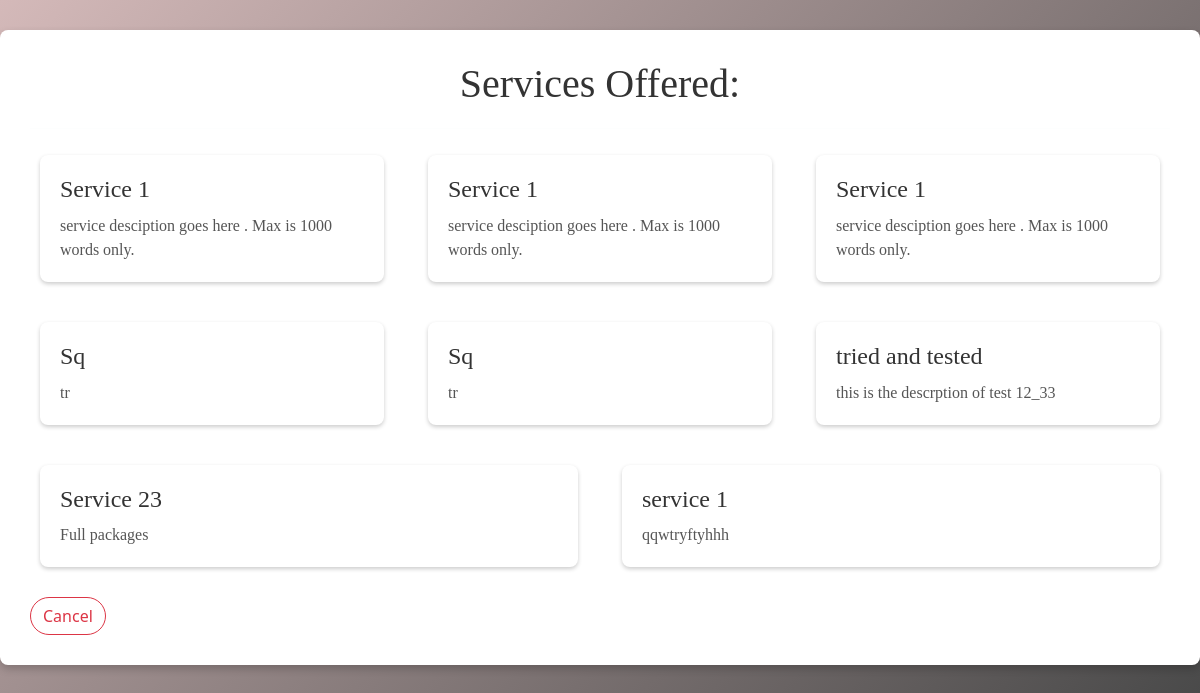
Page /Service/view_services on the earlier database version.
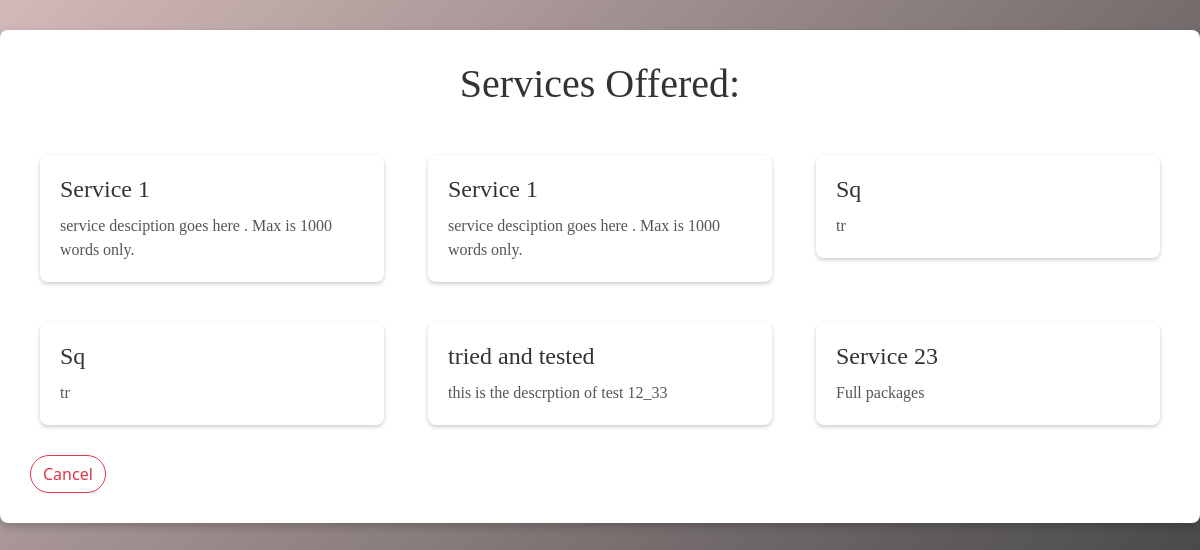
Same page on the later database version.
### app/quickstart/models.py (models this page shows, shortened)
class Services(models.Model):
    title=models.CharField(max_length=100,null=False)
    description=models.TextField(blank=True, null=False)
    consultant = models.ForeignKey(settings.AUTH_USER_MODEL, on_delete=models.CASCADE, related_name='Services')
    created_at = models.DateTimeField(auto_now_add=True)
    updated_at = models.DateTimeField(auto_now=True)

### app/quickstart/views.py (the view)
# urls.py: path('Service/view_services',view_services,name='view_services'),
def view_services(request):
    services = Services.objects.all()
    return render(request, 'Services/view_services.html', {'services': services})

### app/templates/Services/view_services.html (shortened to what this page needs)
<!DOCTYPE html>
<html lang="en">
<head>
    {% load bootstrap5 %}
    {% load static %}
    {% bootstrap_css %}
</head>
<body>
    <div class="container">
        <h2 style="font-family: 'Times New Roman', Times, serif;">Services Offered:</h2>
        <hr>
        <div class="row">
            {% for service in services %}
                <div class="col-md-4">
                    <div class="card">
                        <div class="card-body">
                            <h5 class="card-title">{{ service.title }}</h5>
                            <p class="card-text">{{ service.description }}</p>
                        </div>
                    </div>
                </div>
            {% endfor %}
        </div>
        <a class="btn btn-outline-danger" href="{% url 'redirect_based_on_role' %}" style="border-radius: 30px;">Cancel</a>
    </div>
</body>
</html>

Differences in the rows shown:
removed Services: title "Service 1", description "service desciption goes here . Max is 1000 words only."
removed Services: title "service 1", description "qqwtryftyhhh"
